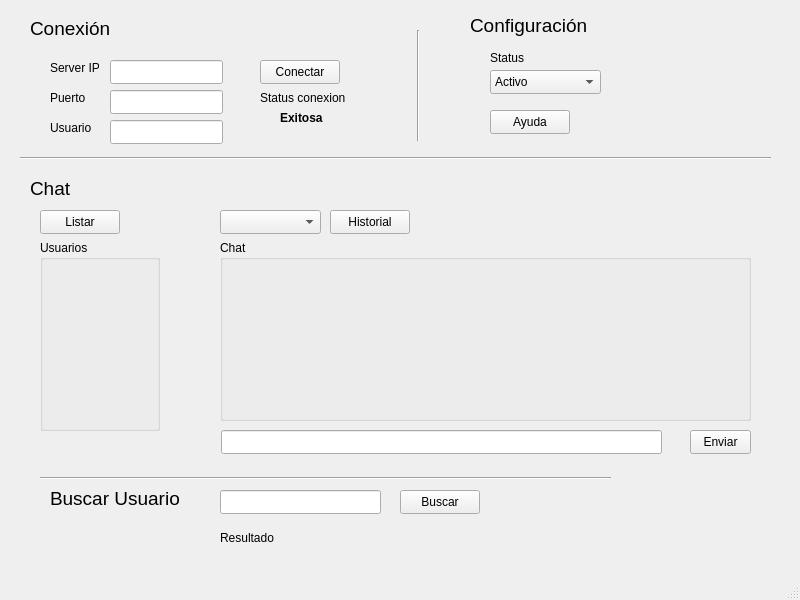
<?xml version="1.0" encoding="UTF-8"?>
<ui version="4.0">
 <class>MainWindow</class>
 <widget class="QMainWindow" name="MainWindow">
  <property name="geometry">
   <rect>
    <x>0</x>
    <y>0</y>
    <width>800</width>
    <height>600</height>
   </rect>
  </property>
  <property name="windowTitle">
   <string>MainWindow</string>
  </property>
  <widget class="QWidget" name="centralwidget">
   <widget class="QLabel" name="label_2">
    <property name="geometry">
     <rect>
      <x>50</x>
      <y>60</y>
      <width>49</width>
      <height>16</height>
     </rect>
    </property>
    <property name="text">
     <string>Server IP</string>
    </property>
   </widget>
   <widget class="QLabel" name="label_3">
    <property name="geometry">
     <rect>
      <x>50</x>
      <y>90</y>
      <width>49</width>
      <height>16</height>
     </rect>
    </property>
    <property name="text">
     <string>Puerto</string>
    </property>
   </widget>
   <widget class="QLineEdit" name="lineEdit">
    <property name="geometry">
     <rect>
      <x>110</x>
      <y>60</y>
      <width>113</width>
      <height>24</height>
     </rect>
    </property>
   </widget>
   <widget class="QLineEdit" name="lineEdit_2">
    <property name="geometry">
     <rect>
      <x>110</x>
      <y>90</y>
      <width>113</width>
      <height>24</height>
     </rect>
    </property>
   </widget>
   <widget class="QLineEdit" name="lineEdit_3">
    <property name="geometry">
     <rect>
      <x>110</x>
      <y>120</y>
      <width>113</width>
      <height>24</height>
     </rect>
    </property>
   </widget>
   <widget class="QLabel" name="label_4">
    <property name="geometry">
     <rect>
      <x>50</x>
      <y>120</y>
      <width>49</width>
      <height>16</height>
     </rect>
    </property>
    <property name="text">
     <string>Usuario</string>
    </property>
   </widget>
   <widget class="QComboBox" name="comboBox">
    <property name="geometry">
     <rect>
      <x>490</x>
      <y>70</y>
      <width>111</width>
      <height>24</height>
     </rect>
    </property>
    <item>
     <property name="text">
      <string>Activo</string>
     </property>
    </item>
    <item>
     <property name="text">
      <string>Inactivo</string>
     </property>
    </item>
   </widget>
   <widget class="QPushButton" name="pushButton">
    <property name="geometry">
     <rect>
      <x>260</x>
      <y>60</y>
      <width>80</width>
      <height>24</height>
     </rect>
    </property>
    <property name="text">
     <string>Conectar</string>
    </property>
   </widget>
   <widget class="QPushButton" name="pushButton_2">
    <property name="geometry">
     <rect>
      <x>490</x>
      <y>110</y>
      <width>80</width>
      <height>24</height>
     </rect>
    </property>
    <property name="text">
     <string>Ayuda</string>
    </property>
   </widget>
   <widget class="QLabel" name="label_5">
    <property name="geometry">
     <rect>
      <x>470</x>
      <y>10</y>
      <width>131</width>
      <height>31</height>
     </rect>
    </property>
    <property name="font">
     <font>
      <pointsize>14</pointsize>
     </font>
    </property>
    <property name="text">
     <string>Configuración</string>
    </property>
   </widget>
   <widget class="QLabel" name="label_6">
    <property name="geometry">
     <rect>
      <x>490</x>
      <y>50</y>
      <width>49</width>
      <height>16</height>
     </rect>
    </property>
    <property name="text">
     <string>Status</string>
    </property>
   </widget>
   <widget class="QLabel" name="label_7">
    <property name="geometry">
     <rect>
      <x>260</x>
      <y>90</y>
      <width>91</width>
      <height>16</height>
     </rect>
    </property>
    <property name="text">
     <string>Status conexion</string>
    </property>
   </widget>
   <widget class="QLabel" name="label_8">
    <property name="geometry">
     <rect>
      <x>280</x>
      <y>110</y>
      <width>49</width>
      <height>16</height>
     </rect>
    </property>
    <property name="font">
     <font>
      <bold>true</bold>
     </font>
    </property>
    <property name="text">
     <string>Exitosa</string>
    </property>
   </widget>
   <widget class="QLabel" name="label_9">
    <property name="geometry">
     <rect>
      <x>30</x>
      <y>20</y>
      <width>131</width>
      <height>16</height>
     </rect>
    </property>
    <property name="font">
     <font>
      <pointsize>14</pointsize>
     </font>
    </property>
    <property name="text">
     <string>Conexión</string>
    </property>
   </widget>
   <widget class="Line" name="line">
    <property name="geometry">
     <rect>
      <x>410</x>
      <y>30</y>
      <width>16</width>
      <height>111</height>
     </rect>
    </property>
    <property name="orientation">
     <enum>Qt::Orientation::Vertical</enum>
    </property>
   </widget>
   <widget class="Line" name="line_2">
    <property name="geometry">
     <rect>
      <x>20</x>
      <y>150</y>
      <width>751</width>
      <height>16</height>
     </rect>
    </property>
    <property name="orientation">
     <enum>Qt::Orientation::Horizontal</enum>
    </property>
   </widget>
   <widget class="QGroupBox" name="groupBox">
    <property name="geometry">
     <rect>
      <x>40</x>
      <y>240</y>
      <width>120</width>
      <height>191</height>
     </rect>
    </property>
    <property name="title">
     <string>Usuarios</string>
    </property>
   </widget>
   <widget class="QGroupBox" name="groupBox_2">
    <property name="geometry">
     <rect>
      <x>220</x>
      <y>240</y>
      <width>531</width>
      <height>181</height>
     </rect>
    </property>
    <property name="title">
     <string>Chat</string>
    </property>
   </widget>
   <widget class="QLabel" name="label_10">
    <property name="geometry">
     <rect>
      <x>30</x>
      <y>180</y>
      <width>131</width>
      <height>16</height>
     </rect>
    </property>
    <property name="font">
     <font>
      <pointsize>14</pointsize>
     </font>
    </property>
    <property name="text">
     <string>Chat</string>
    </property>
   </widget>
   <widget class="QPushButton" name="pushButton_3">
    <property name="geometry">
     <rect>
      <x>40</x>
      <y>210</y>
      <width>80</width>
      <height>24</height>
     </rect>
    </property>
    <property name="text">
     <string>Listar</string>
    </property>
   </widget>
   <widget class="QComboBox" name="comboBox_2">
    <property name="geometry">
     <rect>
      <x>220</x>
      <y>210</y>
      <width>101</width>
      <height>24</height>
     </rect>
    </property>
   </widget>
   <widget class="QPushButton" name="pushButton_4">
    <property name="geometry">
     <rect>
      <x>330</x>
      <y>210</y>
      <width>80</width>
      <height>24</height>
     </rect>
    </property>
    <property name="text">
     <string>Historial</string>
    </property>
   </widget>
   <widget class="QLineEdit" name="lineEdit_4">
    <property name="geometry">
     <rect>
      <x>221</x>
      <y>430</y>
      <width>441</width>
      <height>24</height>
     </rect>
    </property>
   </widget>
   <widget class="QPushButton" name="pushButton_5">
    <property name="geometry">
     <rect>
      <x>690</x>
      <y>430</y>
      <width>61</width>
      <height>24</height>
     </rect>
    </property>
    <property name="text">
     <string>Enviar</string>
    </property>
   </widget>
   <widget class="Line" name="line_3">
    <property name="geometry">
     <rect>
      <x>40</x>
      <y>470</y>
      <width>571</width>
      <height>16</height>
     </rect>
    </property>
    <property name="orientation">
     <enum>Qt::Orientation::Horizontal</enum>
    </property>
   </widget>
   <widget class="QLabel" name="label_11">
    <property name="geometry">
     <rect>
      <x>50</x>
      <y>490</y>
      <width>131</width>
      <height>16</height>
     </rect>
    </property>
    <property name="font">
     <font>
      <pointsize>14</pointsize>
     </font>
    </property>
    <property name="text">
     <string>Buscar Usuario</string>
    </property>
   </widget>
   <widget class="QLineEdit" name="lineEdit_5">
    <property name="geometry">
     <rect>
      <x>220</x>
      <y>490</y>
      <width>161</width>
      <height>24</height>
     </rect>
    </property>
   </widget>
   <widget class="QPushButton" name="pushButton_6">
    <property name="geometry">
     <rect>
      <x>400</x>
      <y>490</y>
      <width>80</width>
      <height>24</height>
     </rect>
    </property>
    <property name="text">
     <string>Buscar</string>
    </property>
   </widget>
   <widget class="QLabel" name="label_12">
    <property name="geometry">
     <rect>
      <x>220</x>
      <y>530</y>
      <width>321</width>
      <height>16</height>
     </rect>
    </property>
    <property name="text">
     <string>Resultado</string>
    </property>
   </widget>
  </widget>
  <widget class="QMenuBar" name="menubar">
   <property name="geometry">
    <rect>
     <x>0</x>
     <y>0</y>
     <width>800</width>
     <height>21</height>
    </rect>
   </property>
  </widget>
  <widget class="QStatusBar" name="statusbar"/>
 </widget>
 <resources/>
 <connections/>
</ui>
